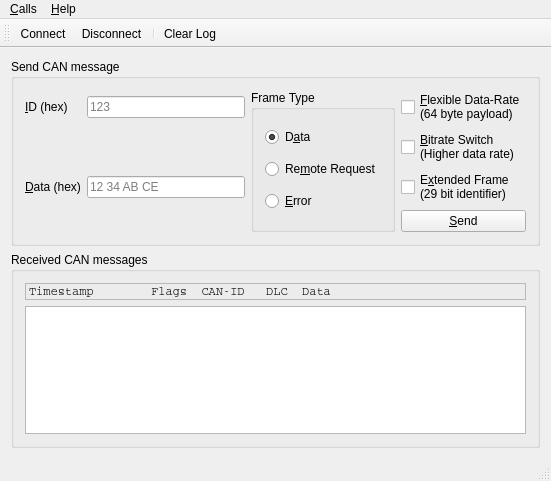
<?xml version="1.0" encoding="UTF-8"?>
<ui version="4.0">
 <class>MainWindow</class>
 <widget class="QMainWindow" name="MainWindow">
  <property name="geometry">
   <rect>
    <x>0</x>
    <y>0</y>
    <width>551</width>
    <height>481</height>
   </rect>
  </property>
  <property name="windowTitle">
   <string>CAN Example</string>
  </property>
  <widget class="QWidget" name="centralWidget">
   <layout class="QVBoxLayout" name="verticalLayout_3">
    <item>
     <widget class="QGroupBox" name="sendMessagesBox">
      <property name="title">
       <string>Send CAN message</string>
      </property>
      <layout class="QVBoxLayout" name="verticalLayout_2">
       <item>
        <layout class="QGridLayout" name="gridLayout">
         <item row="0" column="0">
          <widget class="QLabel" name="label">
           <property name="text">
            <string>&amp;ID (hex)</string>
           </property>
           <property name="buddy">
            <cstring>idEdit</cstring>
           </property>
          </widget>
         </item>
         <item row="0" column="1">
          <widget class="QLineEdit" name="idEdit">
           <property name="placeholderText">
            <string>123</string>
           </property>
          </widget>
         </item>
         <item row="0" column="2" rowspan="4">
          <widget class="QGroupBox" name="groupBox">
           <property name="title">
            <string>Frame Type</string>
           </property>
           <property name="checkable">
            <bool>false</bool>
           </property>
           <layout class="QVBoxLayout" name="verticalLayout">
            <item>
             <widget class="QRadioButton" name="dataFrame">
              <property name="text">
               <string>D&amp;ata</string>
              </property>
              <property name="checked">
               <bool>true</bool>
              </property>
             </widget>
            </item>
            <item>
             <widget class="QRadioButton" name="remoteFrame">
              <property name="text">
               <string>Re&amp;mote Request</string>
              </property>
             </widget>
            </item>
            <item>
             <widget class="QRadioButton" name="errorFrame">
              <property name="text">
               <string>&amp;Error</string>
              </property>
             </widget>
            </item>
           </layout>
          </widget>
         </item>
         <item row="0" column="3">
          <widget class="QCheckBox" name="fdBox">
           <property name="text">
            <string>&amp;Flexible Data-Rate
(64 byte payload)</string>
           </property>
          </widget>
         </item>
         <item row="2" column="3">
          <widget class="QCheckBox" name="effBox">
           <property name="toolTip">
            <string>Allow extended frames with 29 bit identifier.
Otherwise, the standard format with 11 bit idenfier is used.</string>
           </property>
           <property name="text">
            <string>E&amp;xtended Frame
(29 bit identifier)</string>
           </property>
          </widget>
         </item>
         <item row="3" column="3">
          <widget class="QPushButton" name="sendButton">
           <property name="text">
            <string>&amp;Send</string>
           </property>
          </widget>
         </item>
         <item row="2" column="1">
          <widget class="QLineEdit" name="lineEdit">
           <property name="placeholderText">
            <string>12 34 AB CE</string>
           </property>
          </widget>
         </item>
         <item row="2" column="0">
          <widget class="QLabel" name="label_2">
           <property name="text">
            <string>&amp;Data (hex)</string>
           </property>
           <property name="buddy">
            <cstring>lineEdit</cstring>
           </property>
          </widget>
         </item>
         <item row="1" column="3">
          <widget class="QCheckBox" name="bitrateSwitchBox">
           <property name="text">
            <string>&amp;Bitrate Switch
(Higher data rate)</string>
           </property>
          </widget>
         </item>
        </layout>
       </item>
      </layout>
     </widget>
    </item>
    <item>
     <widget class="QGroupBox" name="receivedMessagesBox">
      <property name="title">
       <string>Received CAN messages</string>
      </property>
      <layout class="QVBoxLayout" name="verticalLayout_4">
       <item>
        <widget class="QLabel" name="label_3">
         <property name="font">
          <font>
           <family>Courier</family>
           <kerning>false</kerning>
          </font>
         </property>
         <property name="frameShape">
          <enum>QFrame::StyledPanel</enum>
         </property>
         <property name="text">
          <string>Timestamp        Flags  CAN-ID   DLC  Data</string>
         </property>
        </widget>
       </item>
       <item>
        <widget class="QTextEdit" name="receivedMessagesEdit">
         <property name="font">
          <font>
           <family>Courier</family>
           <kerning>false</kerning>
          </font>
         </property>
         <property name="frameShape">
          <enum>QFrame::StyledPanel</enum>
         </property>
         <property name="undoRedoEnabled">
          <bool>false</bool>
         </property>
         <property name="lineWrapMode">
          <enum>QTextEdit::NoWrap</enum>
         </property>
         <property name="readOnly">
          <bool>true</bool>
         </property>
        </widget>
       </item>
      </layout>
     </widget>
    </item>
   </layout>
  </widget>
  <widget class="QMenuBar" name="menuBar">
   <property name="geometry">
    <rect>
     <x>0</x>
     <y>0</y>
     <width>551</width>
     <height>19</height>
    </rect>
   </property>
   <widget class="QMenu" name="menuCalls">
    <property name="title">
     <string>&amp;Calls</string>
    </property>
    <addaction name="actionConnect"/>
    <addaction name="actionDisconnect"/>
    <addaction name="separator"/>
    <addaction name="actionClearLog"/>
    <addaction name="separator"/>
    <addaction name="actionQuit"/>
   </widget>
   <widget class="QMenu" name="menuHelp">
    <property name="title">
     <string>&amp;Help</string>
    </property>
    <addaction name="actionPluginDocumentation"/>
    <addaction name="actionAboutQt"/>
   </widget>
   <addaction name="menuCalls"/>
   <addaction name="menuHelp"/>
  </widget>
  <widget class="QToolBar" name="mainToolBar">
   <attribute name="toolBarArea">
    <enum>TopToolBarArea</enum>
   </attribute>
   <attribute name="toolBarBreak">
    <bool>false</bool>
   </attribute>
   <addaction name="actionConnect"/>
   <addaction name="actionDisconnect"/>
   <addaction name="separator"/>
   <addaction name="actionClearLog"/>
  </widget>
  <widget class="QStatusBar" name="statusBar"/>
  <action name="actionConnect">
   <property name="icon">
    <iconset resource="can.qrc">
     <normaloff>:/images/connect.png</normaloff>:/images/connect.png</iconset>
   </property>
   <property name="text">
    <string>&amp;Connect</string>
   </property>
  </action>
  <action name="actionDisconnect">
   <property name="icon">
    <iconset resource="can.qrc">
     <normaloff>:/images/disconnect.png</normaloff>:/images/disconnect.png</iconset>
   </property>
   <property name="text">
    <string>&amp;Disconnect</string>
   </property>
  </action>
  <action name="actionQuit">
   <property name="icon">
    <iconset resource="can.qrc">
     <normaloff>:/images/application-exit.png</normaloff>:/images/application-exit.png</iconset>
   </property>
   <property name="text">
    <string>&amp;Quit</string>
   </property>
  </action>
  <action name="actionAboutQt">
   <property name="text">
    <string>&amp;About Qt</string>
   </property>
  </action>
  <action name="actionClearLog">
   <property name="icon">
    <iconset resource="can.qrc">
     <normaloff>:/images/clear.png</normaloff>:/images/clear.png</iconset>
   </property>
   <property name="text">
    <string>Clear &amp;Log</string>
   </property>
  </action>
  <action name="actionPluginDocumentation">
   <property name="text">
    <string>Plugin Documentation</string>
   </property>
   <property name="toolTip">
    <string>Open plugin documentation in Webbrowser</string>
   </property>
  </action>
 </widget>
 <layoutdefault spacing="6" margin="11"/>
 <resources>
  <include location="can.qrc"/>
 </resources>
 <connections/>
</ui>
